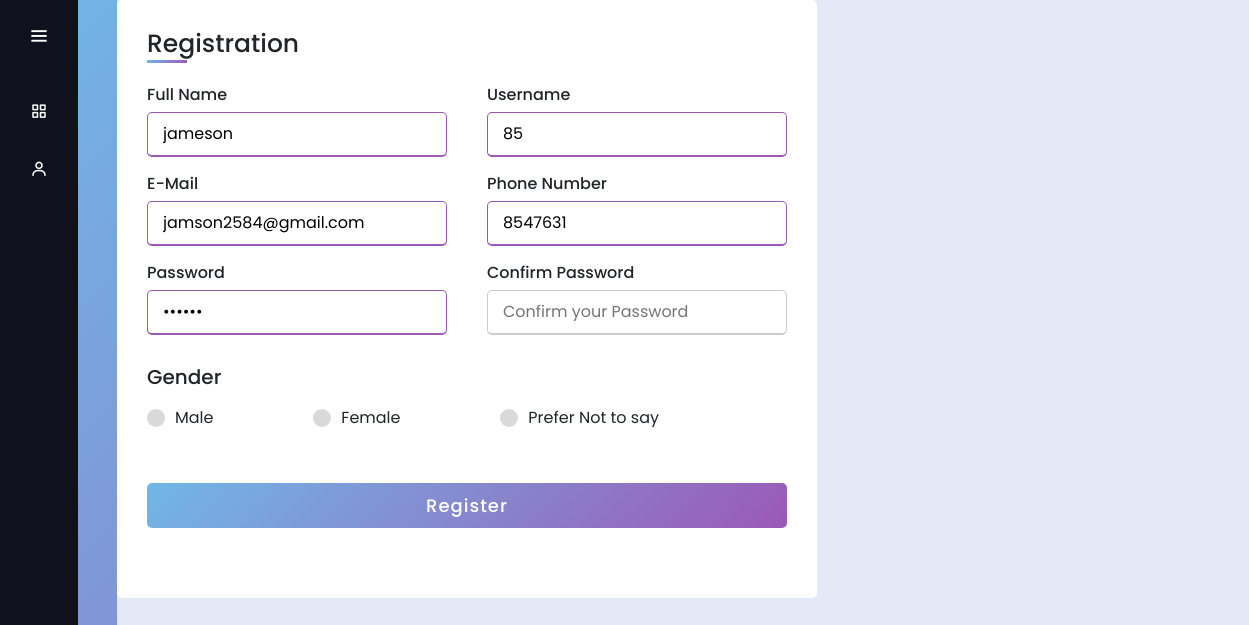
The app's page /edit/9 with its own data.
### crudapp/models.py (models this page shows)
class UserDetails(models.Model):
    firstName = models.CharField(max_length=255)
    userName = models.CharField(max_length=255)
    email = models.EmailField(max_length=255)
    phoneNumber = models.CharField(max_length=10)
    password = models.CharField(max_length=10)
    Checkbox = models.CharField(max_length=50, blank= True)

### crudapp/views.py (the view)
def Edit(request, id):
    details = UserDetails.objects.get(id=id)
    return render (request, 'retrive.html' , {"details": details})

### crudapp/templates/retrive.html (shortened to what this page needs)
 {% extends 'index.html' %}
 {% load static %}
     {% block css %}
       <link rel="stylesheet" href={% static 'form.css' %}>
    {% endblock css %}
  {% block content %}
        <div class="wrapper">
        <div class="title">Registration</div>
        <form action="{% url 'update' details.id %}" method="post">
            <div class="user-details">
                <div class="input-box">
                    <span class="details">Full Name</span>
                    <input type="text" placeholder="Enter your fullname" required name="fnam" value="{{details.firstName}}">
                </div>
                <div class="input-box">
                    <span class="details">Username</span>
                    <input type="text" placeholder="Enter your username" required name="uname" value="{{details.userName}}">
                </div>
                <div class="input-box">
                    <span class="details">E-Mail</span>
                    <input type="email" placeholder="Enter your email" required name="email" value="{{details.email}}">
                </div>
                <div class="input-box">
                    <span class="details">Phone Number</span>
                    <input type="number" placeholder="Enter your number" required name="number" value="{{details.phoneNumber}}">
                </div>
                <div class="input-box">
                    <span class="details">Password</span>
                    <input type="password" placeholder="Enter your Password" required name="password" value="{{details.password}}">
                </div>
                <div class="input-box">
                    <span class="details">Confirm Password</span>
                    <input type="password" placeholder="Confirm your Password" required>
                </div>
            </div>
            <div class="gender-details">
                <span class="gender-title">Gender</span>
                <div class="category">
                    <label for="dot-1">
                        <span class="dot one"></span>
                        <span class="gender">Male</span>
                    </label>
                    <label for="dot-2">
                        <span class="dot two"></span>
                        <span class="gender">Female</span>
                    </label>
                    <label for="dot-3">
                        <span class="dot three"></span>
                        <span class="gender">Prefer Not to say</span>
                    </label>
                </div>
            </div>
            <div class="button">
                <input type="submit" value="Register">
            </div>
        </form>
    </div>
    {% endblock content %}

### crudapp/static/style.css (style rules this page uses)
* { margin: 0; padding: 0; box-sizing: border-box; font-family: "Poppins" , sans-serif; }

### crudapp/static/form.css (style rules this page uses)
* { margin: 0; padding: 0; box-sizing: border-box; font-family: "Poppins",sans-serif; }
body { display: flex; justify-content: center; align-items: center; min-height: 100vh; background: linear-gradient(135deg, #71B7E6, #9B59B6); }
.wrapper { max-width: 700px; width: 100%; background: #fff; padding: 25px 30px; border-radius: 5px; }
.wrapper .title { font-size: 25px; font-weight: 500; position: relative; }
.wrapper .title::before { content: ""; position: absolute; left: 0; bottom: 0; height: 3px; width: 40px; background: linear-gradient(135deg, #71B7E6, #9B59B6); }
.wrapper form .user-details { display: flex; flex-wrap: wrap; justify-content: space-between; margin: 20px 0 12px 0; }
form .user-details .input-box { margin-bottom: 15px; width: calc(100% / 2 - 20px); }
.user-details .input-box input { height: 45px; width: 100%; }
.user-details .input-box .details { font-weight: 500; display: block; margin-bottom: 5px; }
.user-details .input-box input { height: 45px; width: 100%; outline: none; border-radius: 5px; border: 1px solid #ccc; padding-left: 15px; font-size: 16px; border-bottom-width: 2px; transition: all .3s ease; }
.user-details .input-box input:focus, .user-details .input-box input:valid { border-color: #9B59B6; }
form .gender-details .gender-title { font-size: 20px; font-weight: 500; }
.gender-details .category { display: flex; width: 80%; margin: 14px 0; justify-content: space-between; }
.gender-details .category label { display: flex; align-items: center; }
.gender-details .category .dot { height: 18px; width: 18px; border-radius: 50%; margin-right: 10px; background: #D9D9D9; border: 5px solid transparent; }
form .button { height: 45px; margin: 45px 0; }
form .button input { height: 100%; width: 100%; color: #fff; outline: none; border: none; font-size: 18px; font-weight: 500; cursor: pointer; border-radius: 5px; letter-spacing: 1px; background: linear-gradient(135deg, #71B7E6, #9B59B6); }

### records on screen
UserDetails: fnam "jameson", uname "85", email "jamson2584@gmail.com", number "8547631"
